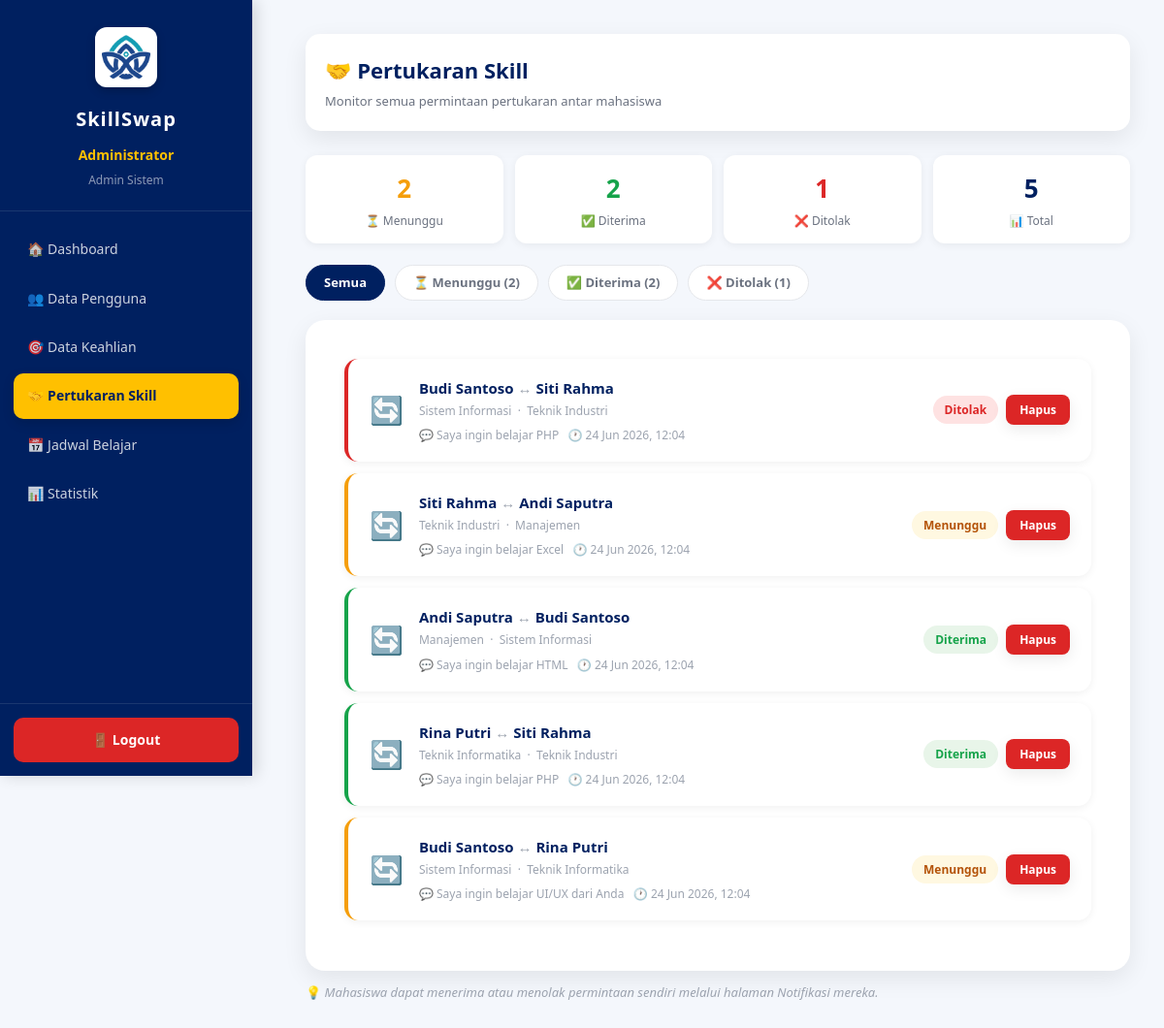
/admin/permintaan.php (signed in), run on the app's committed database.
### tables this page shows
CREATE TABLE `permintaan_pertukaran` (
  `id_pertukaran` int(11) NOT NULL,
  `pengirim` int(11) NOT NULL,
  `penerima` int(11) NOT NULL,
  `pesan` text DEFAULT NULL,
  `status` enum('Menunggu','Diterima','Ditolak') DEFAULT 'Menunggu',
  `tanggal_pengajuan` timestamp NOT NULL DEFAULT current_timestamp()
);

CREATE TABLE `pengguna` (
  `id_pengguna` int(11) NOT NULL,
  `nama_lengkap` varchar(100) NOT NULL,
  `nim` varchar(20) NOT NULL,
  `email` varchar(100) NOT NULL,
  `kata_sandi` varchar(255) NOT NULL,
  `fakultas` varchar(100) DEFAULT NULL,
  `program_studi` varchar(100) DEFAULT NULL,
  `foto` varchar(255) DEFAULT NULL,
  `level` enum('admin','mahasiswa') DEFAULT 'mahasiswa',
  `tanggal_daftar` timestamp NOT NULL DEFAULT current_timestamp()
);

### config/koneksi.php (called while the page is built, shortened)
<?php
$host = "localhost";
$user = "root";
$pass = "";
$db   = "skillswap_kampus";
$koneksi = mysqli_connect($host, $user, $pass, $db);
mysqli_set_charset($koneksi, "utf8mb4");
function db_raw($sql) {
    global $koneksi;
    return mysqli_query($koneksi, $sql);
}
?>

### admin/permintaan.php (the view, shortened to what this page needs)
<?php
include "../config/koneksi.php";
$filter = $_GET['filter'] ?? '';
$where = '';
$data = db_raw(
    "SELECT p.id_pertukaran, u1.nama_lengkap AS pengirim, u1.program_studi AS prodi_pengirim,
            u2.nama_lengkap AS penerima, u2.program_studi AS prodi_penerima,
            p.pesan, p.status, p.tanggal_pengajuan
     FROM permintaan_pertukaran p
     JOIN pengguna u1 ON p.pengirim = u1.id_pengguna
     JOIN pengguna u2 ON p.penerima = u2.id_pengguna
     $where
     ORDER BY p.id_pertukaran DESC"
);
$rows = [];
while ($r = mysqli_fetch_assoc($data)) $rows[] = $r;
$total_menunggu = mysqli_num_rows(db_raw( "SELECT id_pertukaran FROM permintaan_pertukaran WHERE status='Menunggu'"));
$total_diterima = mysqli_num_rows(db_raw( "SELECT id_pertukaran FROM permintaan_pertukaran WHERE status='Diterima'"));
$total_ditolak  = mysqli_num_rows(db_raw( "SELECT id_pertukaran FROM permintaan_pertukaran WHERE status='Ditolak'"));
?>
<!DOCTYPE html>
<html lang="id">
<head>
<link rel="stylesheet" href="../assets/css/style.css">
</head>
<body>
<?php include "sidebar_admin.php"; ?>
<div class="main-content">
    <div class="topbar" style="display:flex; justify-content:space-between; align-items:center;">
        <div>
            <h1 style="font-size:22px; color:var(--navy); margin:0;">🤝 Pertukaran Skill</h1>
            <p style="color:#6b7280; font-size:13px; margin:4px 0 0;">Monitor semua permintaan pertukaran antar mahasiswa</p>
        </div>
    </div>
    <div class="summary-bar">
        <div class="sum-box">
            <div class="num" style="color:#f59e0b;"><?= $total_menunggu; ?></div>
            <div class="lbl">⏳ Menunggu</div>
        </div>
        <div class="sum-box">
            <div class="num" style="color:#16a34a;"><?= $total_diterima; ?></div>
            <div class="lbl">✅ Diterima</div>
        </div>
        <div class="sum-box">
            <div class="num" style="color:#dc2626;"><?= $total_ditolak; ?></div>
            <div class="lbl">❌ Ditolak</div>
        </div>
        <div class="sum-box">
            <div class="num" style="color:var(--navy);"><?= $total_menunggu + $total_diterima + $total_ditolak; ?></div>
            <div class="lbl">📊 Total</div>
        </div>
    </div>
    <div class="filter-tabs">
        <a href="permintaan.php" class="filter-tab <?= $filter===''?'active':''; ?>">Semua</a>
        <a href="permintaan.php?filter=Menunggu" class="filter-tab menunggu <?= $filter==='Menunggu'?'active':''; ?>">⏳ Menunggu (<?= $total_menunggu; ?>)</a>
        <a href="permintaan.php?filter=Diterima" class="filter-tab diterima <?= $filter==='Diterima'?'active':''; ?>">✅ Diterima (<?= $total_diterima; ?>)</a>
        <a href="permintaan.php?filter=Ditolak"  class="filter-tab ditolak  <?= $filter==='Ditolak'?'active':''; ?>">❌ Ditolak (<?= $total_ditolak; ?>)</a>
    </div>
    <?php if (empty($rows)): ?>
    <div class="card">
        <div class="empty-state">
            <div style="font-size:48px; margin-bottom:12px;">📭</div>
            <p style="font-size:16px; font-weight:600; color:var(--navy);">Tidak ada data</p>
            <p>Belum ada permintaan pertukaran<?= $filter ? " dengan status <strong>$filter</strong>" : ''; ?>.</p>
        </div>
    </div>
    <?php else: ?>
    <div class="card">
    <?php foreach ($rows as $row): ?>
    <div class="req-card <?= strtolower($row['status']); ?>">
        <div style="font-size:28px;">🔄</div>
        <div class="req-users">
            <div class="req-names">
                <?= htmlspecialchars($row['pengirim']); ?>
                <span style="color:#9ca3af; font-weight:400;"> ↔ </span>
                <?= htmlspecialchars($row['penerima']); ?>
            </div>
            <div class="req-prodi">
                <?= htmlspecialchars($row['prodi_pengirim'] ?: '-'); ?> &nbsp;·&nbsp; <?= htmlspecialchars($row['prodi_penerima'] ?: '-'); ?>
            </div>
            <div class="req-date">
                💬 <?= htmlspecialchars($row['pesan']); ?>&nbsp;&nbsp;
                🕐 <?= date('d M Y, H:i', strtotime($row['tanggal_pengajuan'])); ?>
            </div>
        </div>
        <div class="req-actions">
            <span class="badge-<?= strtolower($row['status']); ?>"><?= $row['status']; ?></span>
            <a href="proses_permintaan.php?hapus=<?= $row['id_pertukaran']; ?>"
               class="btn btn-danger btn-xs"
               onclick="return confirm('Hapus permintaan ini?')">Hapus</a>
        </div>
    </div>
    <?php endforeach; ?>
    </div>
    <?php endif; ?>
    <p style="color:#9ca3af; font-size:13px; margin-top:12px;">
        💡 <em>Mahasiswa dapat menerima atau menolak permintaan sendiri melalui halaman Notifikasi mereka.</em>
    </p>
</div>
</body>
</html>

### assets/css/style.css (style rules this page uses)
* { margin:0; padding:0; box-sizing:border-box; font-family:'Segoe UI',sans-serif; }
:root { --navy:#002060; --gold:#FFC000; --white:#ffffff; --bg:#f4f7fc; --success:#16a34a; --danger:#dc2626; --warning:#f59e0b; --shadow: 0 8px 25px rgba(0,0,0,.08); }
html { scroll-behavior:smooth; }
body { background:var(--bg); color:#333; overflow-x:hidden; line-height:1.6; }
.btn { display:inline-block; padding:13px 28px; border:none; border-radius:10px; text-decoration:none; cursor:pointer; font-weight:600; transition:.3s; box-shadow: 0 5px 15px rgba(0,0,0,.08); }
.btn-danger { background:var(--danger); color:white; }
.card { background:white; padding:40px; border-radius:20px; box-shadow:var(--shadow); }
.main-content { margin-left:280px; padding:35px; }
.topbar { background:white; padding:20px; border-radius:15px; margin-bottom:25px; box-shadow:var(--shadow); }

### admin/permintaan.php (style rules this page uses)
.filter-tabs { display:flex; gap:10px; margin-bottom:20px; flex-wrap:wrap; }
.filter-tab { padding: 7px 18px; border-radius: 20px; text-decoration: none; font-size: 13px; font-weight: 600; border: 1.5px solid #e5e7eb; color: #6b7280; background: white; transition: all .2s; }
.filter-tab.active { background: var(--navy); color: white; border-color: var(--navy); }
.req-card { background: white; border-radius: 14px; padding: 18px 22px; margin-bottom: 12px; box-shadow: 0 2px 8px rgba(0,0,0,.06); border-left: 4px solid #e5e7eb; display: flex; align-items: center; gap: 16px; }
.req-card.menunggu { border-left-color: #f59e0b; }
.req-card.diterima { border-left-color: #16a34a; }
.req-card.ditolak { border-left-color: #dc2626; }
.req-users { flex: 1; }
.req-names { font-weight: 700; color: var(--navy); font-size: 15px; }
.req-prodi { font-size: 12px; color: #9ca3af; margin-top: 2px; }
.req-date { font-size: 12px; color: #9ca3af; margin-top: 6px; }
.req-actions { display:flex; gap:8px; flex-shrink:0; align-items:center; }
.btn-xs { padding: 6px 14px; font-size: 12px; border-radius: 8px; }
.badge-menunggu { background:#fff8e1; color:#b45309; padding:5px 12px; border-radius:20px; font-size:12px; font-weight:700; white-space:nowrap; }
.badge-diterima { background:#e8f5e9; color:#16a34a; padding:5px 12px; border-radius:20px; font-size:12px; font-weight:700; white-space:nowrap; }
.badge-ditolak { background:#fee2e2; color:#dc2626; padding:5px 12px; border-radius:20px; font-size:12px; font-weight:700; white-space:nowrap; }
.summary-bar { display:flex; gap:12px; margin-bottom:22px; }
.sum-box { background:white; border-radius:12px; padding:14px 18px; box-shadow:0 2px 8px rgba(0,0,0,.06); flex:1; text-align:center; }
.sum-box .num { font-size:26px; font-weight:800; }
.sum-box .lbl { font-size:12px; color:#6b7280; margin-top:2px; }

### data on the page
permintaan_pertukaran: pengirim.nama_lengkap "Budi Santoso", penerima.nama_lengkap "Siti Rahma", pengirim.program_studi "Sistem Informasi", penerima.program_studi "Teknik Industri", pesan "Saya ingin belajar PHP", tanggal_pengajuan "24 Jun 2026, 12:04", status "Ditolak"
permintaan_pertukaran: pengirim.nama_lengkap "Siti Rahma", penerima.nama_lengkap "Andi Saputra", pengirim.program_studi "Teknik Industri", penerima.program_studi "Manajemen", pesan "Saya ingin belajar Excel", tanggal_pengajuan "24 Jun 2026, 12:04", status "Menunggu"
permintaan_pertukaran: pengirim.nama_lengkap "Andi Saputra", penerima.nama_lengkap "Budi Santoso", pengirim.program_studi "Manajemen", penerima.program_studi "Sistem Informasi", pesan "Saya ingin belajar HTML", tanggal_pengajuan "24 Jun 2026, 12:04", status "Diterima"
permintaan_pertukaran: pengirim.nama_lengkap "Rina Putri", penerima.nama_lengkap "Siti Rahma", pengirim.program_studi "Teknik Informatika", penerima.program_studi "Teknik Industri", pesan "Saya ingin belajar PHP", tanggal_pengajuan "24 Jun 2026, 12:04", status "Diterima"
permintaan_pertukaran: pengirim.nama_lengkap "Budi Santoso", penerima.nama_lengkap "Rina Putri", pengirim.program_studi "Sistem Informasi", penerima.program_studi "Teknik Informatika", pesan "Saya ingin belajar UI/UX dari Anda", tanggal_pengajuan "24 Jun 2026, 12:04", status "Menunggu"

### other printed values
$_SESSION['nama'] "Administrator"
$total_menunggu "2"
$total_diterima "2"
$total_ditolak "1"
$total_menunggu + $total_diterima + $total_ditolak "5"
